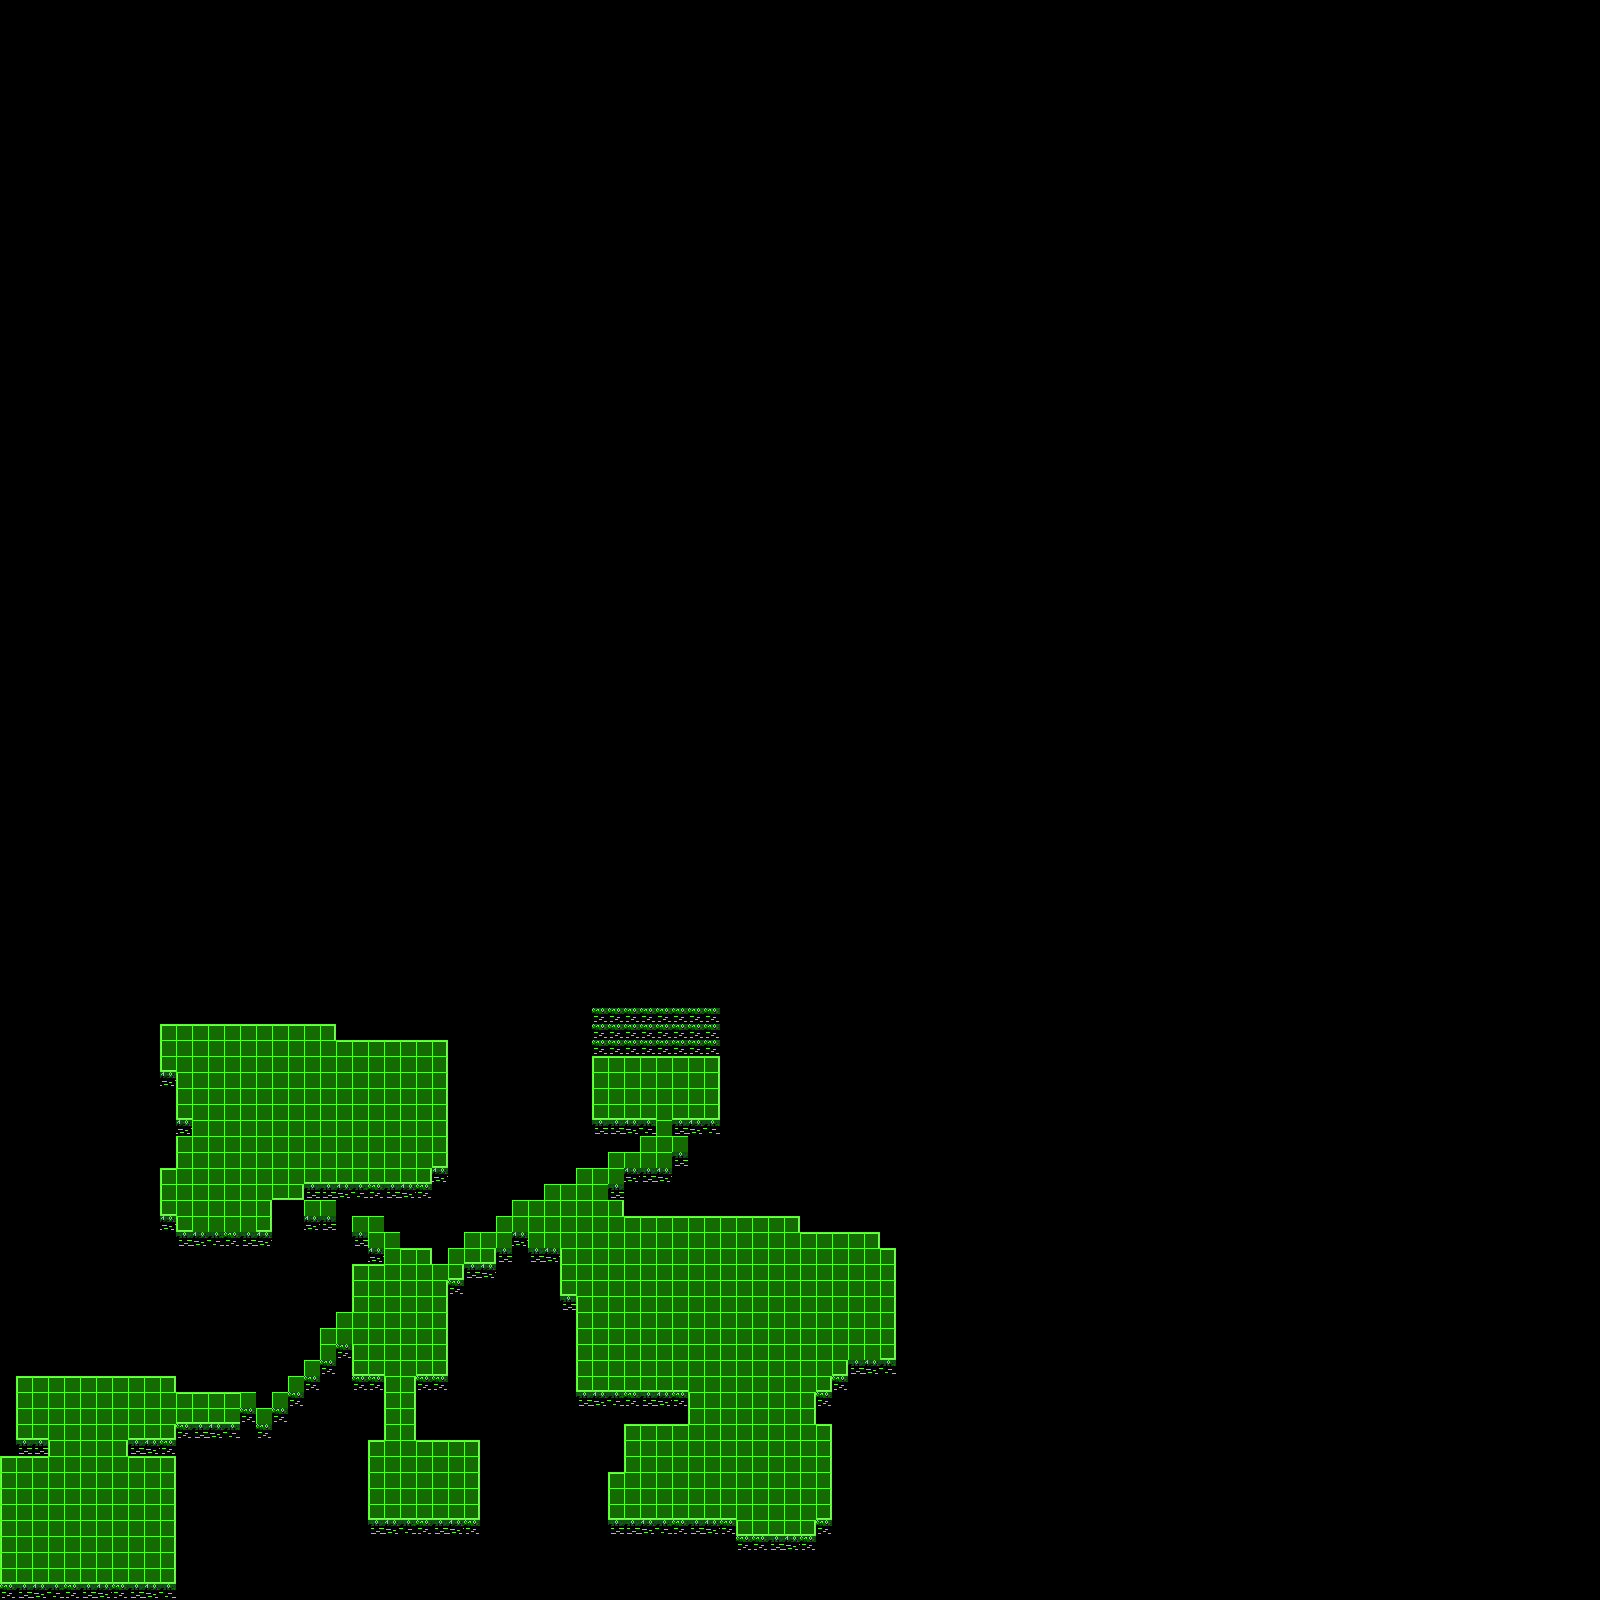

A 2D game scene composited from a Tiled map and its tileset images. What follows is a short description and the map's XML, with each tile layer's data collapsed to a summary:
An orthogonal 100x100 tile map with 16x16 px tiles, 1 tile layer (Calque de Tile 1).

<map version="1.0" orientation="orthogonal" width="100" height="100" tilewidth="16" tileheight="16">
 <tileset firstgid="1" name="Matrix" tilewidth="16" tileheight="16">
  <image source="map3.png" width="128" height="32" />
  <tile id="0">
   <properties>
    <property name="passable" value="" />
   </properties>
  </tile>
  <tile id="1">
   <properties>
    <property name="passable" value="" />
   </properties>
  </tile>
  <tile id="2">
   <properties>
    <property name="passable" value="" />
   </properties>
  </tile>
  <tile id="3">
   <properties>
    <property name="passable" value="" />
   </properties>
  </tile>
  <tile id="4">
   <properties>
    <property name="passable" value="" />
   </properties>
  </tile>
  <tile id="5">
   <properties>
    <property name="passable" value="" />
   </properties>
  </tile>
  <tile id="6">
   <properties>
    <property name="passable" value="" />
   </properties>
  </tile>
  <tile id="7">
   <properties>
    <property name="passable" value="" />
   </properties>
  </tile>
  <tile id="8">
   <properties>
    <property name="passable" value="" />
   </properties>
  </tile>
  <tile id="9">
   <properties>
    <property name="passable" value="" />
   </properties>
  </tile>
 </tileset>
 <layer name="Calque de Tile 1" width="100" height="100">
  <data>[10000 cells, 941 non-empty, 14 distinct tile ids]</data>
 </layer>
</map>
